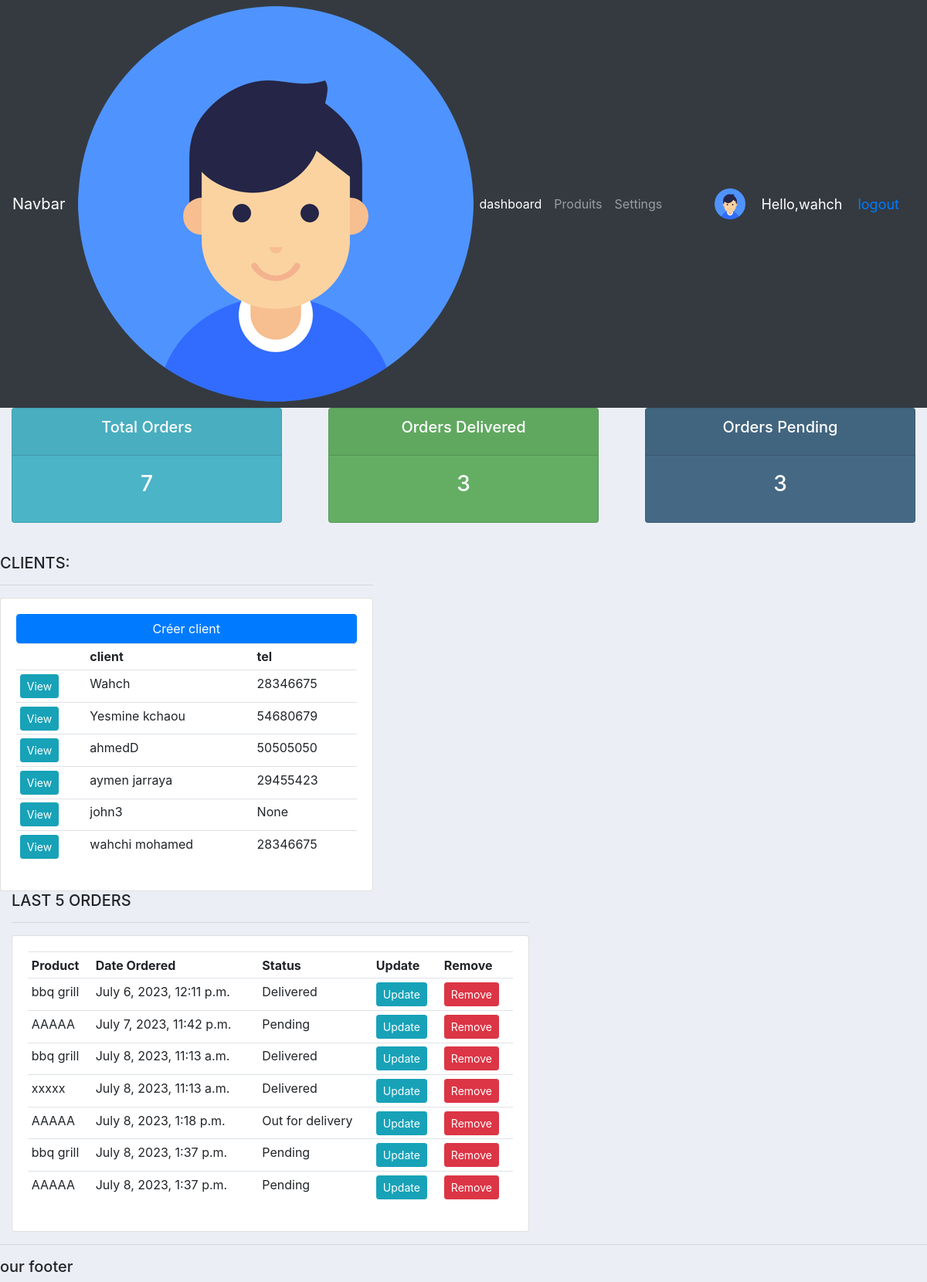
The app's page / (signed in), older data.
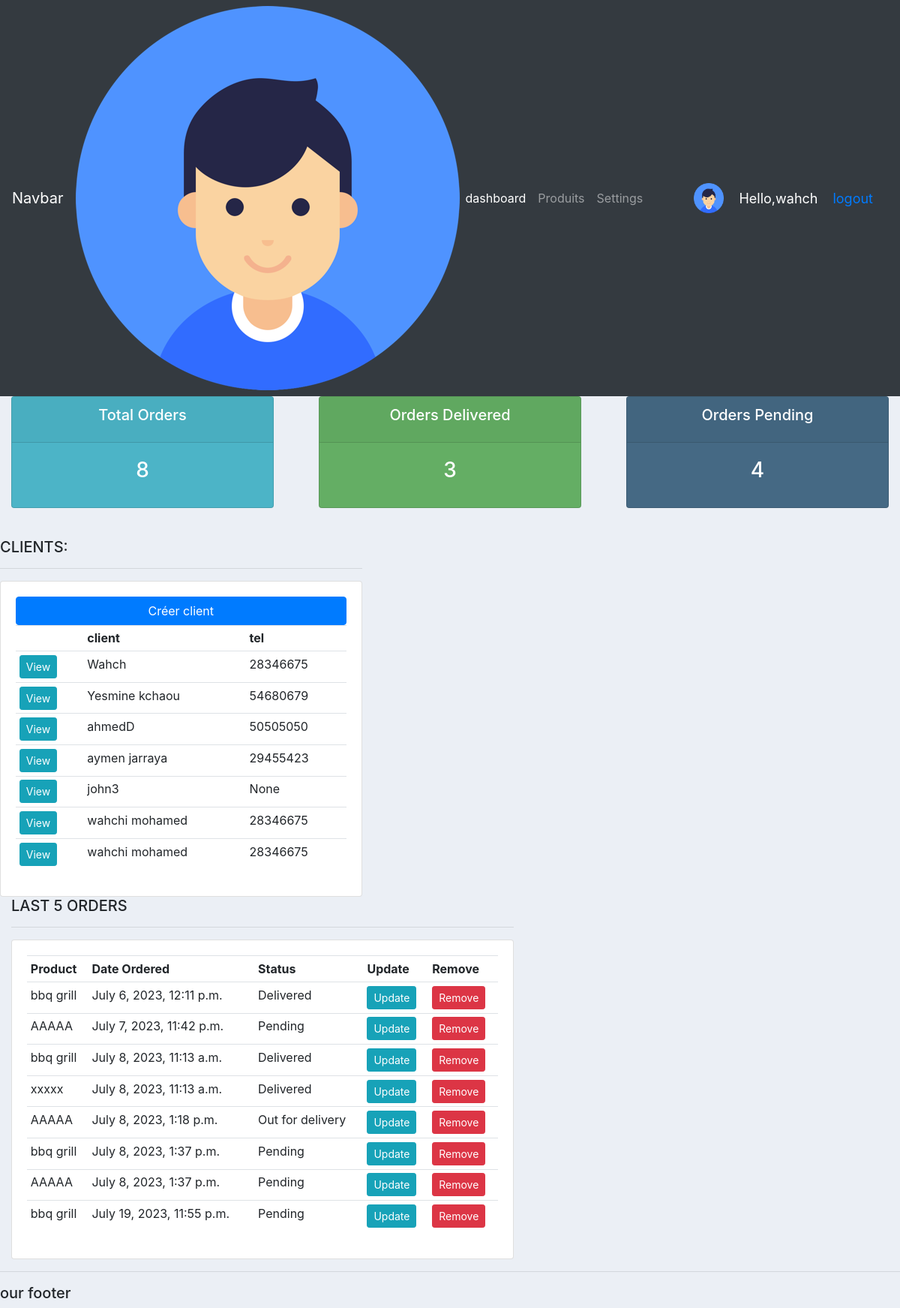
The same page, newer data.
### accounts/models.py (models this page shows, shortened)
class customer(models.Model):
    user = models.OneToOneField(User , null=True , blank=True ,  on_delete=models.CASCADE)
    name = models.CharField(max_length=200 , null=True)
    phone = models.CharField(max_length=200 , null=True)
    email = models.CharField(max_length=200 , null=True)
    profile_pic = models.ImageField(default='profile1.png' ,  null=True , blank=True)
    date_created = models.DateTimeField(auto_now_add=True , null=True)

class Order(models.Model):
    STATUS =(
        ('Pending','Pending') ,
        ('Out for delivery','Out for delivery') ,
        ('Delivered','Delivered') ,
    )
    Costumer = models.ForeignKey(customer,null=True,on_delete=models.SET_NULL)
    product  = models.ForeignKey(Product,null=True,on_delete=models.SET_NULL)
    date_created = models.DateTimeField(auto_now_add=True , null=True)
    status = models.CharField(max_length=200 , null=True , choices=STATUS)
    note = models.CharField(max_length=1000 , null=True )

class Product(models.Model):
    CATEGORY =(
        ('indoor','indoor') ,
        ('Outdoor','Outdoor') ,
        )
    name = models.CharField(max_length=200 , null=True)
    price = models.FloatField(null=True)
    Category = models.CharField(max_length=200 , null=True , choices=CATEGORY)
    description = models.CharField(max_length=200 , null=True , blank=True)
    product_pic = models.ImageField(default='profile1.png' ,  null=True , blank=True)
    date_created = models.DateTimeField(auto_now_add=True , null=True)
    tags = models.ManyToManyField(Tag)
    def __str__(self):
        return self.name

### accounts/decorators.py (the view)
    def wrapper_func(request,*args,**kwargs):
        group = None
        if request.user.groups.exists():
            group = request.user.groups.all()[0].name
        if group == 'customer' :
            return redirect('user-page')
        if group == 'admin' :
            return view_func(request,*args,**kwargs)

### accounts/views.py (called while the page is built)
@login_required(login_url='login')
@admin_only
def home(request):
    orders = Order.objects.all()
    customers = customer.objects.all()
    total_customers = customers.count()
    total_orders =  orders.count()
    Delivered = orders.filter(status='Delivered').count()
    Pending = orders.filter(status='Pending').count()
    context = {'orders':orders , 'customers':customers , 'total_customers':total_customers , 'total_orders':total_orders , 'Delivered':Delivered , 'Pending':Pending}
    return render(request,'accounts/dashboard.html', context)

### accounts/templates/accounts/dashboard.html
{% extends 'accounts/main.html' %}
{% block content %}
{% include 'accounts/status.html' %}
<br>
<div class="row">
    <div class="col-md-5">
      <h5>CLIENTS:</h5>
      <hr>
      <div class="card card-body">
        <a class="btn btn-primary" href=""> Créer client</a>
        <table class="table table-sm">
          <tr>
            <th></th>
            <th>client</th>
            <th>tel</th>
          </tr>
          {% for customer in customers %}
        <tr>
            <td><a class="btn btn-primary btn-sm btn-info" href="{% url 'costume' customer.id %}">View</a></td>
            <td> {{customer.name}}</td>
            <td> {{customer.phone}}</td>
        </tr>
        {% endfor %}
        </table>
      </div>
    </div>
  </div>
  <div class="col-md-7">
    <h5>LAST 5 ORDERS</h5>
    <hr>
    <div class="card card-body">
      <table class="table table-sm">
        <tr>
          <th>Product</th>
          <th>Date Ordered</th>
          <th>Status</th>
          <th>Update</th>
          <th>Remove</th>
        </tr>
        {% for order in orders %}
        <tr>
            <td> {{order.product}}</td>
            <td> {{order.date_created}}</td>
            <td> {{order.status}}</td>
            <td><a class="btn btn-primary btn-sm btn-info" href="{% url 'update_order' order.id %}">Update</a></td>
            <td><a class="btn btn-primary btn-sm btn-danger" href="{% url 'delete_order' order.id %}">Remove</a></td>
        </tr>
        {% endfor %}
      </table>
    </div>
  </div>
{% endblock content %}

### accounts/templates/accounts/main.html (shortened to what this page needs)
{% load static %}
<!DOCTYPE html>
<html>
<head>
    <link rel="stylesheet" href="https://cdn.jsdelivr.net/npm/bootstrap@4.3.1/dist/css/bootstrap.min.css">
<link rel="stylesheet" type="text/css" href="{% static '/css/main.css'%}">
</head>
<body>
    {% include 'accounts/navbar.html' %}
{% block content %}
{% endblock %}
    <hr>
    <h5>our footer</h5>
</body>
</html>

### accounts/templates/accounts/navbar.html (shortened to what this page needs)
{% load static %}
<nav class="navbar navbar-expand-lg navbar-dark bg-dark">
    <a class="navbar-brand" href="{% url 'home' %}">Navbar</a>
    <img src="{% static 'images/profile1.png'%}" alt="">
    <div class="collapse navbar-collapse" id="navbarNav">
      <ul class="navbar-nav">
        {% if request.user.is_staff%}
        <li class="nav-item active">
          <a class="nav-link" href="{% url 'home' %}">dashboard </a>
        </li>
        {% endif %}
        <li class="nav-item">
          <a class="nav-link" href="{% url 'produit'  %}">Produits</a>
        </li>
        <li class="nav-item">
          <a class="nav-link" href="{% url 'account'  %}">Settings</a>
        </li>
      </ul>
    </div>
    <span class="hello-msg"><img class="profile-pic" src="{{request.user.customer.profile_pic.url	}}" ></span>
    <span class="hello-msg"> Hello,{{request.user}} </span>
    <span class="hello-msg"><a href="{% url 'logout'%}">logout</a></span>
  </nav>

### accounts/templates/accounts/status.html (shortened to what this page needs)
<div class="row">
  <div class="col">
    <div class="col-md">
      <div class="card text-center text-white total-orders mb-3" id="total-orders">
        <div class="card-header">
          <h5 class="card-title">Total Orders</h5>
        </div>
        <div class="card-body">
          <h3 class="card-title">{{total_orders}}</h3>
        </div>
      </div>
    </div>
  </div>
  <div class="col">
    <div class="col-md">
      <div class="card text-center text-white mb-3" id="orders-delivered">
        <div class="card-header">
          <h5 class="card-title">Orders Delivered</h5>
        </div>
        <div class="card-body">
          <h3 class="card-title">{{ Delivered}}</h3>
        </div>
      </div>
    </div>
  </div>
  <div class="col">
    <div class="col-md">
      <div class="card text-center text-white mb-3" id="orders-pending">
        <div class="card-header">
          <h5 class="card-title">Orders Pending</h5>
        </div>
        <div class="card-body">
          <h3 class="card-title">{{ Pending}}</h3>
        </div>
      </div>
    </div>
  </div>
</div>

### static/css/main.css (style rules this page uses)
body { background-color: #ebeff5; }
#total-orders { background-color: #4cb4c7; }
#orders-delivered { background-color: #7abecc; }
#orders-pending { background-color: #7CD1C0; }

### accounts/templates/accounts/navbar.html (style rules this page uses)
.hello-msg { font-size: 18PX; color: #fff; margin-right:20PX ; }
.navbar .profile-pic { width: 40px; height: 40px; }

### accounts/templates/accounts/status.html (style rules this page uses)
.total-orders { background-color: rgb(192, 47, 177); }
#orders-delivered { background-color: rgb(100, 174, 100); }
#orders-pending { background-color: rgb(69, 105, 132); }

Row changes from the older to the newer data that the page shows:
added customer: name "wahchi mohamed", phone "28346675"
added Order: product "bbq grill", date_created "July 19, 2023, 11:55 p.m.", status "Pending"
Text that changed along with them:
{{ total_orders }}: "7" → "8"
{{ Pending }}: "3" → "4"
